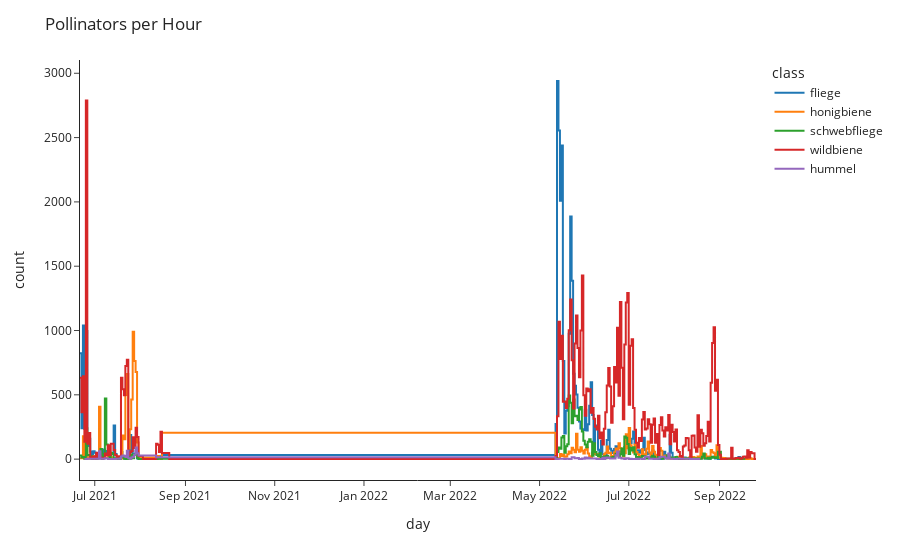

The notebook cell saved with this chart:
### Code cell
fig = px.line(data_frame=data, x='day', y='count', color='class', 
              line_shape='hv', template='simple_white')
fig.update_layout(title='Pollinators per Hour')
fig.show()

### Figure 1 — Plotly figure (JSON) as saved in the notebook; plotly's stock layout.template omitted (floating-point values rounded to 4 significant figures; data arrays with more than 128 entries replaced by an {"elided": "..."} marker saying what was removed)
{"data": [{"hovertemplate": "class=fliege<br>day=%{x}<br>count=%{y}<extra></extra>", "legendgroup": "fliege", "line": {"color": "#1F77B4", "dash": "solid", "shape": "hv"}, "marker": {"symbol": "circle"}, "mode": "lines", "name": "fliege", "orientation": "v", "showlegend": true, "type": "scatter", "x": {"elided": "164 str values"}, "xaxis": "x", "y": {"elided": "164 int values"}, "yaxis": "y"}, {"hovertemplate": "class=honigbiene<br>day=%{x}<br>count=%{y}<extra></extra>", "legendgroup": "honigbiene", "line": {"color": "#FF7F0E", "dash": "solid", "shape": "hv"}, "marker": {"symbol": "circle"}, "mode": "lines", "name": "honigbiene", "orientation": "v", "showlegend": true, "type": "scatter", "x": {"elided": "163 str values"}, "xaxis": "x", "y": {"elided": "163 int values"}, "yaxis": "y"}, {"hovertemplate": "class=schwebfliege<br>day=%{x}<br>count=%{y}<extra></extra>", "legendgroup": "schwebfliege", "line": {"color": "#2CA02C", "dash": "solid", "shape": "hv"}, "marker": {"symbol": "circle"}, "mode": "lines", "name": "schwebfliege", "orientation": "v", "showlegend": true, "type": "scatter", "x": {"elided": "155 str values"}, "xaxis": "x", "y": {"elided": "155 int values"}, "yaxis": "y"}, {"hovertemplate": "class=wildbiene<br>day=%{x}<br>count=%{y}<extra></extra>", "legendgroup": "wildbiene", "line": {"color": "#D62728", "dash": "solid", "shape": "hv"}, "marker": {"symbol": "circle"}, "mode": "lines", "name": "wildbiene", "orientation": "v", "showlegend": true, "type": "scatter", "x": {"elided": "177 str values"}, "xaxis": "x", "y": {"elided": "177 int values"}, "yaxis": "y"}, {"hovertemplate": "class=hummel<br>day=%{x}<br>count=%{y}<extra></extra>", "legendgroup": "hummel", "line": {"color": "#9467BD", "dash": "solid", "shape": "hv"}, "marker": {"symbol": "circle"}, "mode": "lines", "name": "hummel", "orientation": "v", "showlegend": true, "type": "scatter", "x": ["2021-06-23T22:00:00", "2021-06-24T22:00:00", "2021-06-25T22:00:00", "2021-07-03T22:00:00", "2021-07-04T22:00:00", "2021-07-07T22:00:00", "2021-07-09T22:00:00", "2021-07-10T22:00:00", "2021-07-14T22:00:00", "2021-07-15T22:00:00", "2021-07-18T22:00:00", "2021-07-19T22:00:00", "2021-07-20T22:00:00", "2021-07-21T22:00:00", "2021-07-22T22:00:00", "2021-07-23T22:00:00", "2021-07-24T22:00:00", "2021-07-25T22:00:00", "2021-07-26T22:00:00", "2021-07-27T22:00:00", "2021-07-28T22:00:00", "2021-07-29T22:00:00", "2021-07-30T22:00:00", "2021-08-11T22:00:00", "2022-05-11T22:00:00", "2022-05-12T22:00:00", "2022-05-13T22:00:00", "2022-05-17T22:00:00", "2022-05-18T22:00:00", "2022-05-19T22:00:00", "2022-05-20T22:00:00", "2022-05-22T22:00:00", "2022-05-23T22:00:00", "2022-05-24T22:00:00", "2022-05-26T22:00:00", "2022-05-27T22:00:00", "2022-05-28T22:00:00", "2022-05-29T22:00:00", "2022-05-30T22:00:00", "2022-05-31T22:00:00", "2022-06-01T22:00:00", "2022-06-02T22:00:00", "2022-06-03T22:00:00", "2022-06-08T22:00:00", "2022-06-10T22:00:00", "2022-06-12T22:00:00", "2022-06-13T22:00:00", "2022-06-14T22:00:00", "2022-06-15T22:00:00", "2022-06-16T22:00:00", "2022-06-17T22:00:00", "2022-06-21T22:00:00", "2022-06-22T22:00:00", "2022-06-23T22:00:00", "2022-06-24T22:00:00", "2022-06-25T22:00:00", "2022-06-27T22:00:00", "2022-06-28T22:00:00", "2022-06-29T22:00:00", "2022-06-30T22:00:00", "2022-07-01T22:00:00", "2022-07-02T22:00:00", "2022-07-05T22:00:00", "2022-07-06T22:00:00", "2022-07-07T22:00:00", "2022-07-09T22:00:00", "2022-07-10T22:00:00", "2022-07-11T22:00:00", "2022-07-14T22:00:00", "2022-07-16T22:00:00", "2022-07-17T22:00:00", "2022-07-19T22:00:00", "2022-07-21T22:00:00", "2022-07-22T22:00:00", "2022-07-25T22:00:00", "2022-07-26T22:00:00", "2022-07-27T22:00:00", "2022-07-28T22:00:00", "2022-07-29T22:00:00", "2022-07-31T22:00:00", "2022-08-02T22:00:00", "2022-08-11T22:00:00", "2022-08-18T22:00:00"], "xaxis": "x", "y": [1, 1, 2, 61, 3, 6, 1, 1, 2, 2, 20, 28, 27, 17, 66, 7, 3, 13, 19, 34, 90, 45, 28, 15, 1, 1, 2, 1, 2, 3, 1, 14, 15, 6, 9, 1, 1, 4, 3, 12, 4, 10, 5, 1, 1, 10, 1, 10, 12, 8, 4, 31, 60, 11, 10, 5, 1, 7, 7, 1, 3, 1, 2, 1, 2, 1, 1, 19, 2, 3, 1, 3, 15, 18, 5, 6, 43, 2, 2, 1, 2, 1, 1], "yaxis": "y"}], "layout": {"autosize": true, "legend": {"title": {"text": "class"}, "tracegroupgap": 0}, "margin": {"t": 60}, "title": {"text": "Pollinators per Hour"}, "xaxis": {"anchor": "y", "autorange": true, "domain": [0, 1], "range": ["2021-06-20 22:00", "2022-09-25 22:00"], "title": {"text": "day"}, "type": "date"}, "yaxis": {"anchor": "x", "autorange": true, "domain": [0, 1], "range": [-162.3, 3103.0], "title": {"text": "count"}, "type": "linear"}}}
